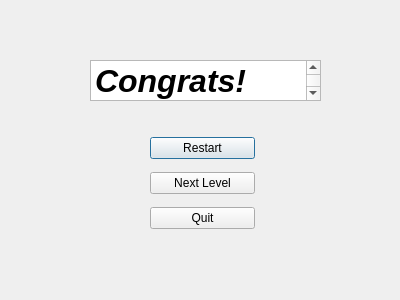
<?xml version="1.0" encoding="UTF-8"?>
<ui version="4.0">
 <class>win_screen</class>
 <widget class="QDialog" name="win_screen">
  <property name="geometry">
   <rect>
    <x>0</x>
    <y>0</y>
    <width>400</width>
    <height>300</height>
   </rect>
  </property>
  <property name="windowTitle">
   <string>Dialog</string>
  </property>
  <widget class="QTextBrowser" name="textBrowser">
   <property name="geometry">
    <rect>
     <x>90</x>
     <y>60</y>
     <width>231</width>
     <height>41</height>
    </rect>
   </property>
   <property name="html">
    <string>&lt;!DOCTYPE HTML PUBLIC &quot;-//W3C//DTD HTML 4.0//EN&quot; &quot;http://www.w3.org/TR/REC-html40/strict.dtd&quot;&gt;
&lt;html&gt;&lt;head&gt;&lt;meta name=&quot;qrichtext&quot; content=&quot;1&quot; /&gt;&lt;style type=&quot;text/css&quot;&gt;
p, li { white-space: pre-wrap; }
&lt;/style&gt;&lt;/head&gt;&lt;body style=&quot; font-family:'MS Shell Dlg 2'; font-size:7.8pt; font-weight:400; font-style:normal;&quot;&gt;
&lt;p style=&quot; margin-top:0px; margin-bottom:0px; margin-left:0px; margin-right:0px; -qt-block-indent:0; text-indent:0px;&quot;&gt;&lt;span style=&quot; font-family:'.AppleSystemUIFont'; font-size:24pt; font-weight:600; font-style:italic;&quot;&gt;Congrats! You can proceed to the next level!&lt;/span&gt;&lt;/p&gt;&lt;/body&gt;&lt;/html&gt;</string>
   </property>
  </widget>
  <widget class="QWidget" name="layoutWidget">
   <property name="geometry">
    <rect>
     <x>150</x>
     <y>130</y>
     <width>105</width>
     <height>109</height>
    </rect>
   </property>
   <layout class="QVBoxLayout" name="verticalLayout">
    <item>
     <widget class="QPushButton" name="pushButton_restart">
      <property name="text">
       <string>Restart</string>
      </property>
     </widget>
    </item>
    <item>
     <widget class="QPushButton" name="pushButton_next">
      <property name="text">
       <string>Next Level</string>
      </property>
     </widget>
    </item>
    <item>
     <widget class="QPushButton" name="pushButton_quit">
      <property name="text">
       <string>Quit</string>
      </property>
     </widget>
    </item>
   </layout>
  </widget>
 </widget>
 <resources/>
 <connections/>
</ui>
